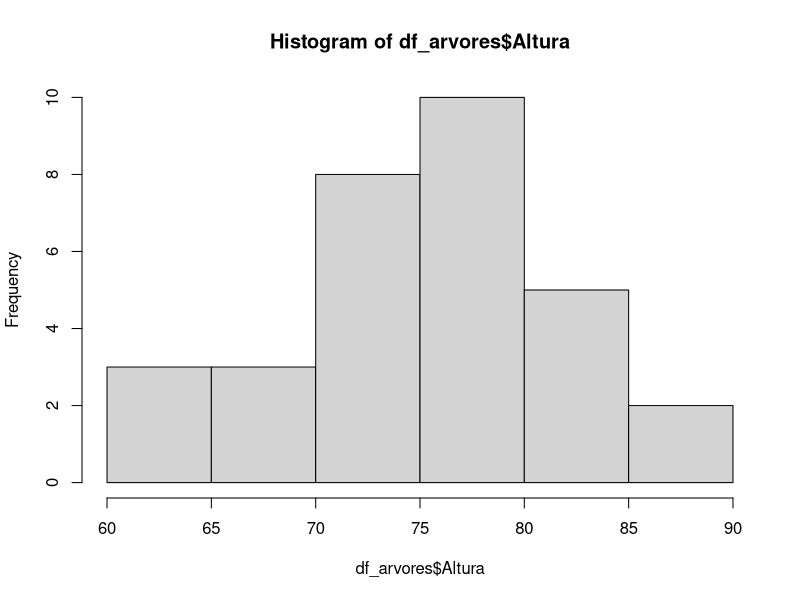
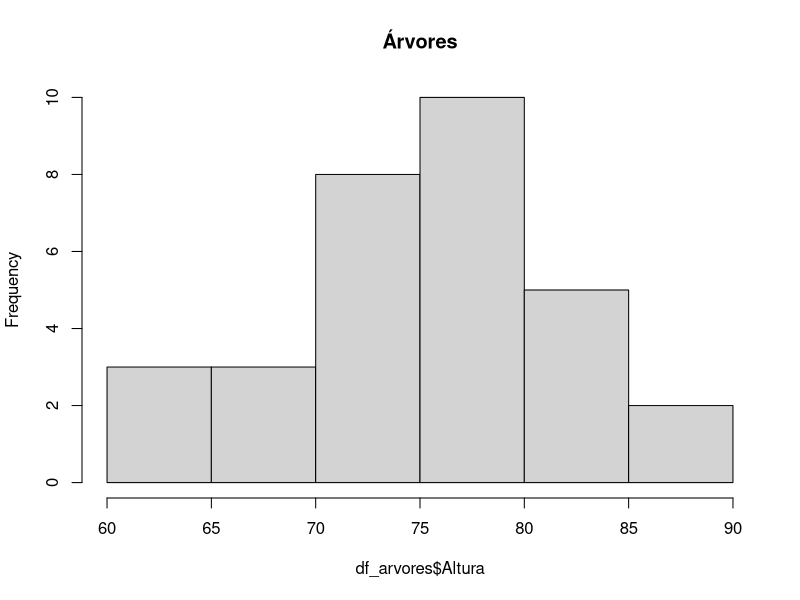
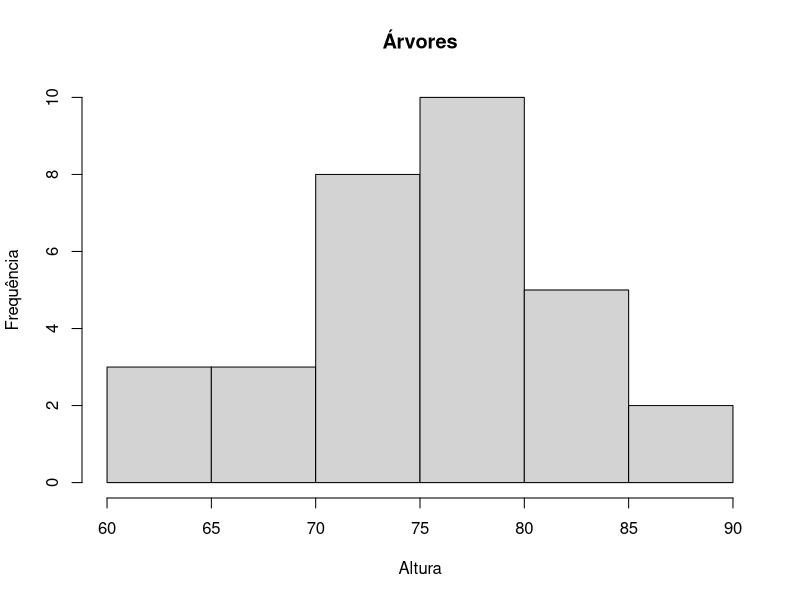
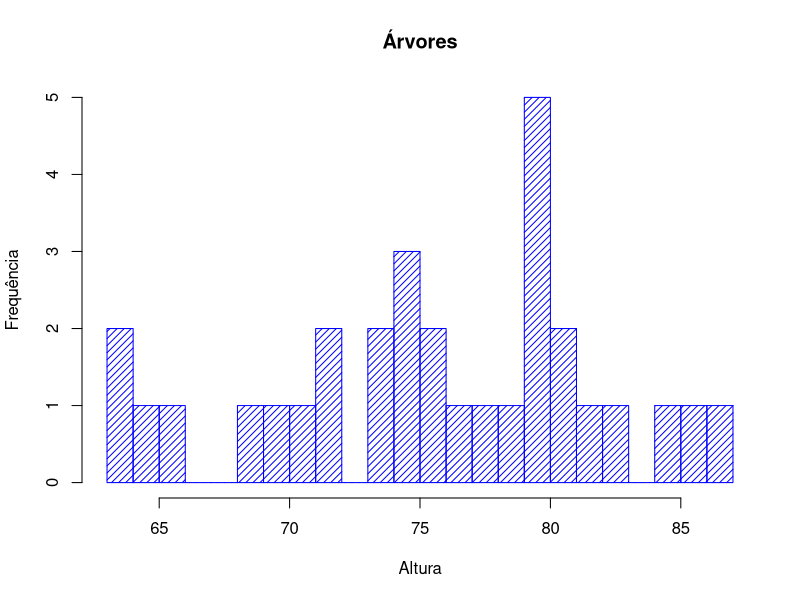
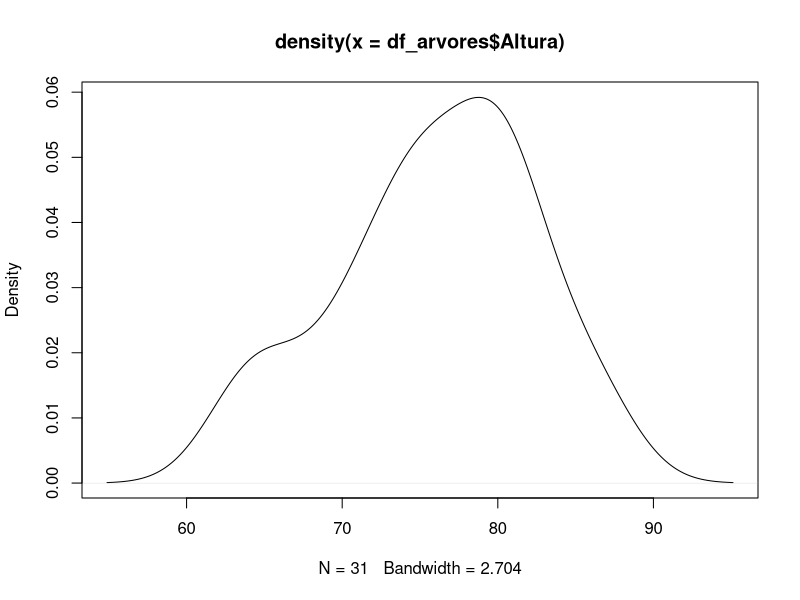
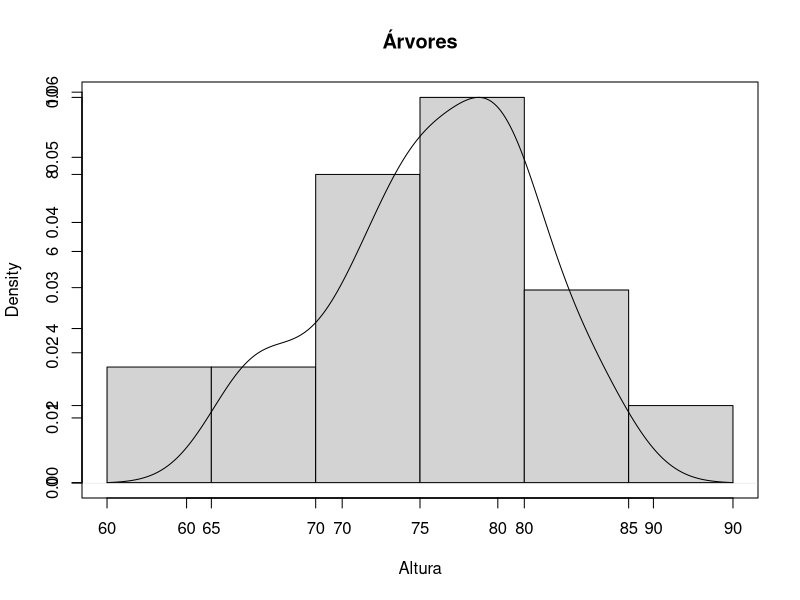
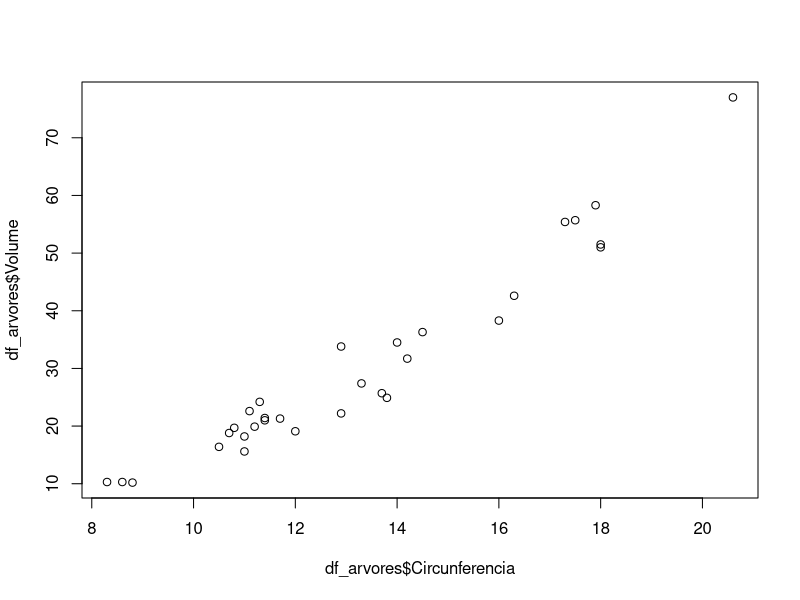
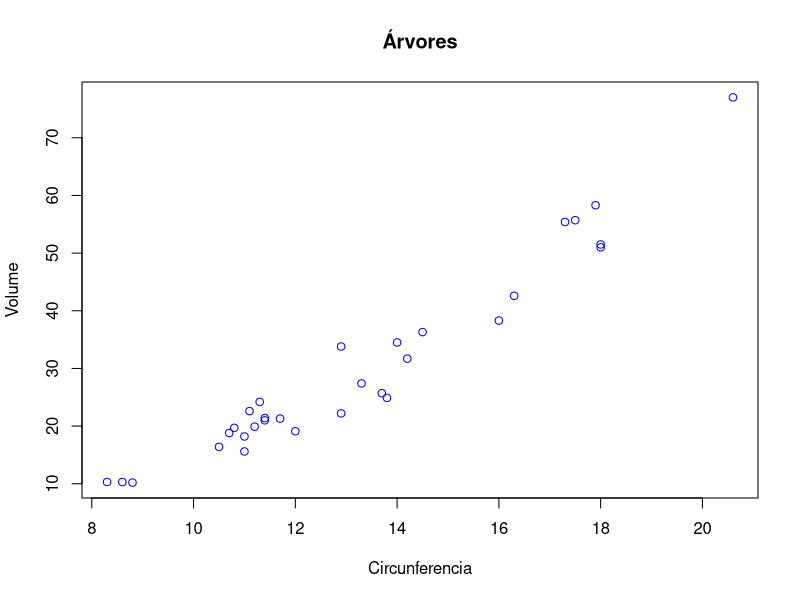

These charts were generated, in order, by the following R code:
## ---- chunk 1

# BOM PRA ANALISAR UMA VARIAVEL NUMERICA CONTINUA DE CADA VEZ

df_arvores <- trees

head(df_arvores)

colnames(df_arvores) <- c("Circunferencia", "Altura", "Volume")

head(df_arvores)


# MOSTRA A FREQUENCIA DE DETERMINADO RANGE
hist(df_arvores$Altura)

hist(x = df_arvores$Altura, main = "Árvores")

hist(x = df_arvores$Altura, main = "Árvores", xlab = "Altura", ylab = "Frequência")

hist(x = df_arvores$Altura, main = "Árvores", xlab = "Altura", ylab = "Frequência",
     col = "blue", density = 20, breaks = 20)

## ---- chunk 2

densidade <- density(df_arvores$Altura)

plot(x = densidade)

## ---- chunk 3

hist(x = df_arvores$Altura, main = NULL, xlab = NULL, ylab = NULL)

# INFORMO QUE A PROX INSTRUCAO DEVE SER SOBREPOSTA NO GRAFICO DA INSTRUCAO ANTERIOR
par(new = TRUE)

plot(densidade, main = "Árvores", xlab = "Altura")


## ---- chunk 4

# UTILIZADO PRA COMPARAR VARIAVEIS CONTINUAS

plot(x = df_arvores$Circunferencia, y = df_arvores$Volume)


plot(x = df_arvores$Circunferencia, y = df_arvores$Volume,
     main = "Árvores",
     xlab = "Circunferencia", ylab = "Volume",
     col = "blue")


#PCH = MUDA O ELEMENTO GRAFICO

plot(x = df_arvores$Circunferencia, y = df_arvores$Volume,
     main = "Árvores",
     xlab = "Circunferencia", ylab = "Volume",
     col = "blue",
     pch = 20)

## ---- chunk 5

plot(x = df_arvores$Circunferencia, y = df_arvores$Volume,
     main = "Árvores",
     xlab = "Circunferencia", ylab = "Volume",
     col = "blue",
     pch = 20,
     type = "l")

## ---- chunk 6

CO2

plot(x = CO2$conc,
     y = CO2$uptake,
     col = CO2$Treatment)
legend("bottomright", legend = c("nonchilled", "chilled"), cex=1, fill = c("black", "red"))



## ---- chunk 7

#plot(trees)

# INFORMO QUE VOU DIVIDIR MINHA ELA EM 4 POSICOES
split.screen(figs = c(2,2))

# VOU ACESSANDO OS LOCAIS QUE QUERO IMPRIMIR:

screen(1)
plot(trees$Girth, trees$Volume)

screen(2)
plot(trees$Girth, trees$Height)

screen(3)
plot(trees$Height, trees$Volume)

screen(4)
hist(trees$Volume)


# FECHO AS TELAS P VOLTAR A IMPRESSAO NORMAL
close.screen()

